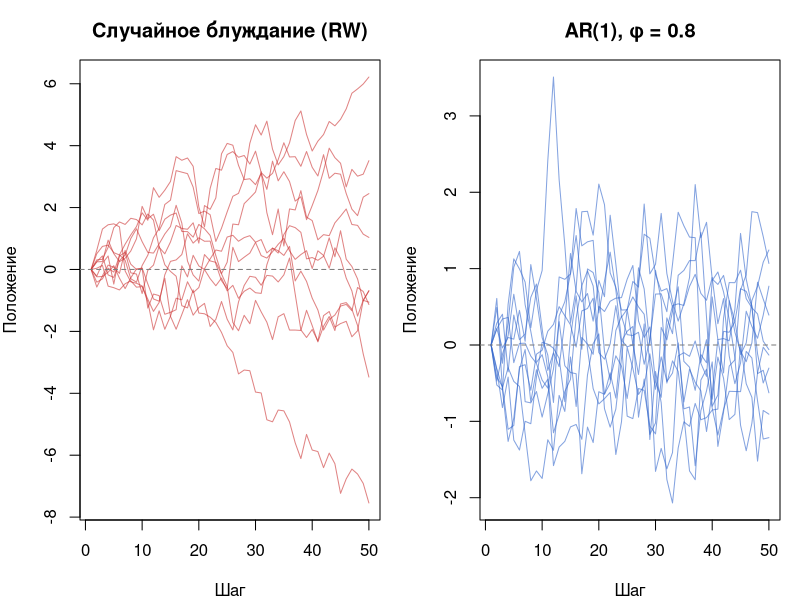

The R script that drew this image:
# ------------------------------------------------------------
# Практическое занятие: Случайное блуждание vs AR(1)
# Цель: визуализировать, как 10 "мячиков" дрейфуют по течению
# ------------------------------------------------------------

# Параметры симуляции
n_balls  <- 10        # количество мячиков
n_steps  <- 50        # количество шагов (время)
sigma    <- 0.5       # стандартное отклонение шума
phi_ar1  <- 0.8       # коэффициент авторегрессии (|phi| < 1)

set.seed(2025)        # для воспроизводимости

# --- 1. Случайное блуждание (RW): x[t] = x[t-1] + ε[t] ---
rw <- matrix(0, nrow = n_steps, ncol = n_balls)
for (i in 1:n_balls) {
  for (t in 2:n_steps) {
    rw[t, i] <- rw[t - 1, i] + rnorm(1, mean = 0, sd = sigma)
  }
}

# --- 2. AR(1): x[t] = phi * x[t-1] + ε[t] ---
ar1 <- matrix(0, nrow = n_steps, ncol = n_balls)
for (i in 1:n_balls) {
  for (t in 2:n_steps) {
    ar1[t, i] <- phi_ar1 * ar1[t - 1, i] + rnorm(1, mean = 0, sd = sigma)
  }
}

# --- Визуализация ---
par(mfrow = c(1, 2), mar = c(4, 4, 3, 1))

# RW
matplot(rw, type = "l", lty = 1, col = rgb(0.8, 0.2, 0.2, 0.6),
        main = "Случайное блуждание (RW)", xlab = "Шаг", ylab = "Положение")
abline(h = 0, lty = 2, col = "gray50")

# AR(1)
matplot(ar1, type = "l", lty = 1, col = rgb(0.2, 0.4, 0.8, 0.6),
        main = "AR(1), φ = 0.8", xlab = "Шаг", ylab = "Положение")
abline(h = 0, lty = 2, col = "gray50")

# Сброс компоновки
par(mfrow = c(1, 1))